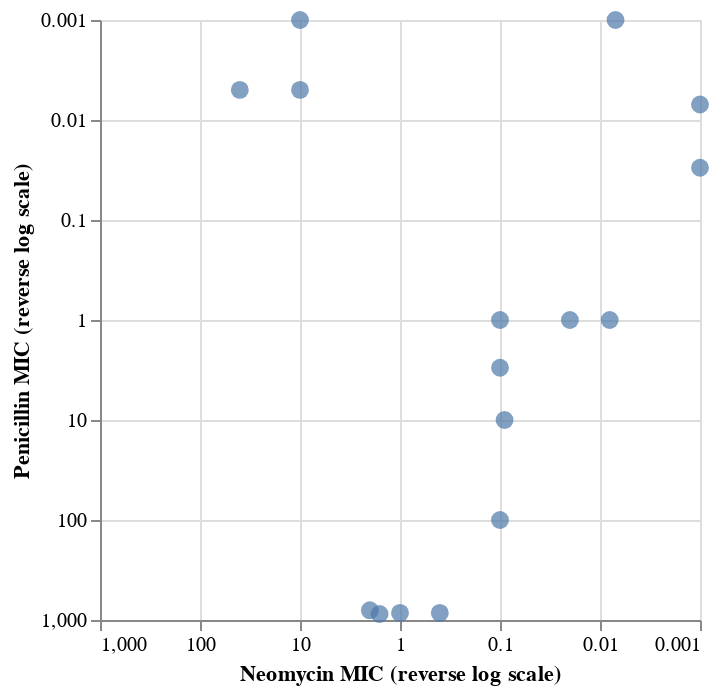

Notebook code cell kept with this figure:
### Code cell
alt.Chart(antibiotics).mark_circle(size=80).encode(
    alt.X('Neomycin:Q', 
        sort='descending',
        scale=alt.Scale(type='log', domain=[0.001, 1000]),
        # axis=alt.Axis(orient='top'),
        axis=alt.Axis(tickCount=5),
        title='Neomycin MIC (reverse log scale)'
        ),
    alt.Y('Penicillin:Q',
        sort='descending',
        scale=alt.Scale(type='log', domain=[0.001, 1000]),
        # axis=alt.Axis(orient='right'),
        axis=alt.Axis(tickCount=5),
        title='Penicillin MIC (reverse log scale)'
    )
).properties(
    width=300,
    height=300
)

### Figure 1 — Vega-Lite specification as saved in the notebook (floating-point values rounded to 4 significant figures)
{"config": {"view": {"continuousWidth": 400, "continuousHeight": 300}}, "data": {"name": "data-8833440f737304311e72aeeffd7b9881"}, "mark": {"type": "circle", "size": 80}, "encoding": {"x": {"axis": {"tickCount": 5}, "field": "Neomycin", "scale": {"domain": [0.001, 1000], "type": "log"}, "sort": "descending", "title": "Neomycin MIC (reverse log scale)", "type": "quantitative"}, "y": {"axis": {"tickCount": 5}, "field": "Penicillin", "scale": {"domain": [0.001, 1000], "type": "log"}, "sort": "descending", "title": "Penicillin MIC (reverse log scale)", "type": "quantitative"}}, "height": 300, "width": 300, "$schema": "https://vega.github.io/schema/vega-lite/v4.17.0.json", "datasets": {"data-8833440f737304311e72aeeffd7b9881": [{"Bacteria": "Aerobacter aerogenes", "Penicillin": 870.0, "Streptomycin": 1.0, "Neomycin": 1.6, "Gram_Staining": "negative", "Genus": "other"}, {"Bacteria": "Bacillus anthracis", "Penicillin": 0.001, "Streptomycin": 0.01, "Neomycin": 0.007, "Gram_Staining": "positive", "Genus": "other"}, {"Bacteria": "Brucella abortus", "Penicillin": 1.0, "Streptomycin": 2.0, "Neomycin": 0.02, "Gram_Staining": "negative", "Genus": "other"}, {"Bacteria": "Diplococcus pneumoniae", "Penicillin": 0.005, "Streptomycin": 11.0, "Neomycin": 10.0, "Gram_Staining": "positive", "Genus": "other"}, {"Bacteria": "Escherichia coli", "Penicillin": 100.0, "Streptomycin": 0.4, "Neomycin": 0.1, "Gram_Staining": "negative", "Genus": "other"}, {"Bacteria": "Klebsiella pneumoniae", "Penicillin": 850.0, "Streptomycin": 1.2, "Neomycin": 1.0, "Gram_Staining": "negative", "Genus": "other"}, {"Bacteria": "Mycobacterium tuberculosis", "Penicillin": 800.0, "Streptomycin": 5.0, "Neomycin": 2.0, "Gram_Staining": "negative", "Genus": "other"}, {"Bacteria": "Proteus vulgaris", "Penicillin": 3.0, "Streptomycin": 0.1, "Neomycin": 0.1, "Gram_Staining": "negative", "Genus": "other"}, {"Bacteria": "Pseudomonas aeruginosa", "Penicillin": 850.0, "Streptomycin": 2.0, "Neomycin": 0.4, "Gram_Staining": "negative", "Genus": "other"}, {"Bacteria": "Salmonella (Eberthella) typhosa", "Penicillin": 1.0, "Streptomycin": 0.4, "Neomycin": 0.008, "Gram_Staining": "negative", "Genus": "Salmonella"}, {"Bacteria": "Salmonella schottmuelleri", "Penicillin": 10.0, "Streptomycin": 0.8, "Neomycin": 0.09, "Gram_Staining": "negative", "Genus": "Salmonella"}, {"Bacteria": "Staphylococcus albus", "Penicillin": 0.007, "Streptomycin": 0.1, "Neomycin": 0.001, "Gram_Staining": "positive", "Genus": "Staphylococcus"}, {"Bacteria": "Staphylococcus aureus", "Penicillin": 0.03, "Streptomycin": 0.03, "Neomycin": 0.001, "Gram_Staining": "positive", "Genus": "Staphylococcus"}, {"Bacteria": "Streptococcus fecalis", "Penicillin": 1.0, "Streptomycin": 1.0, "Neomycin": 0.1, "Gram_Staining": "positive", "Genus": "Streptococcus"}, {"Bacteria": "Streptococcus hemolyticus", "Penicillin": 0.001, "Streptomycin": 14.0, "Neomycin": 10.0, "Gram_Staining": "positive", "Genus": "Streptococcus"}, {"Bacteria": "Streptococcus viridans", "Penicillin": 0.005, "Streptomycin": 10.0, "Neomycin": 40.0, "Gram_Staining": "positive", "Genus": "Streptococcus"}]}}
